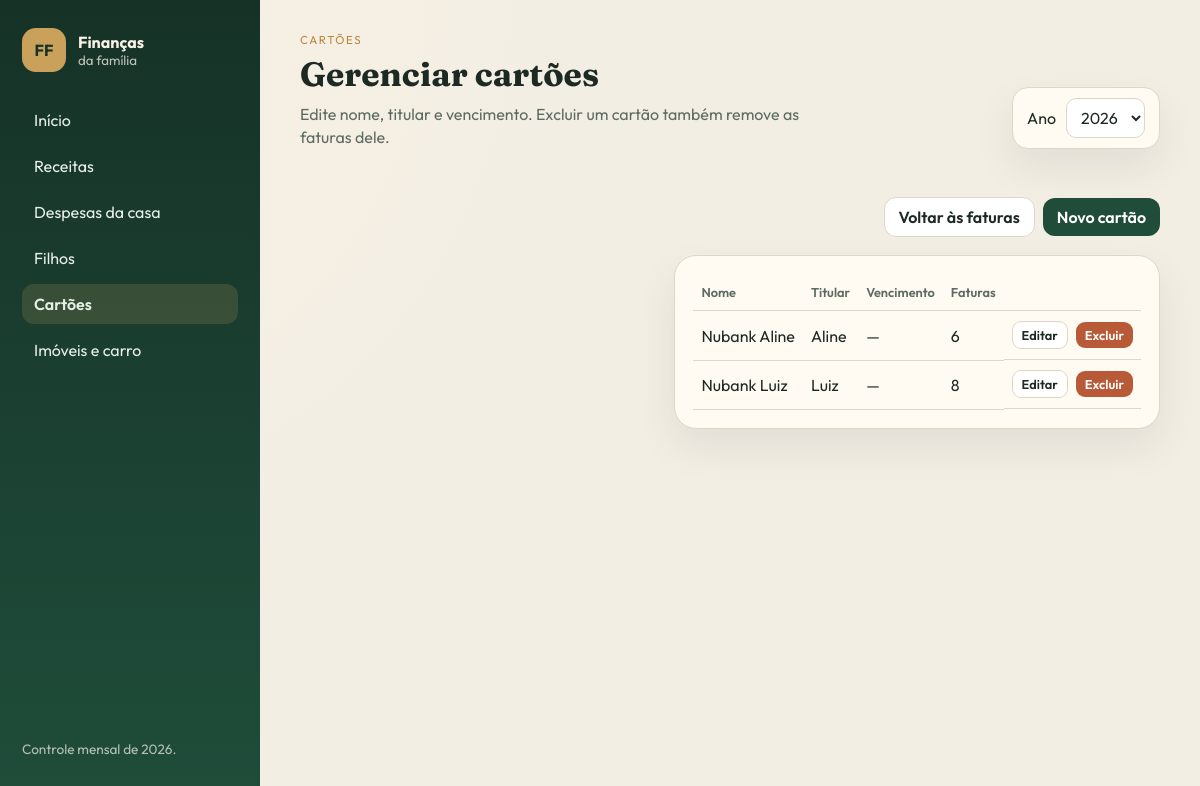
/cartoes/cadastros/, run on the app's committed database.
### cartoes/models.py (models this page shows, shortened)
class Cartao(models.Model):
    nome = models.CharField(max_length=80, unique=True)
    titular = models.CharField(max_length=80, blank=True)
    dia_vencimento = models.PositiveSmallIntegerField(
        null=True,
        blank=True,
        verbose_name='Dia de vencimento',
        help_text='Dia do mês em que a fatura vence (1 a 31).',
    )
    class Meta:
        ordering = ['nome']
        verbose_name = 'Cartão'
        verbose_name_plural = 'Cartões'

### cartoes/views.py (the view)
# urls.py: path('cadastros/', views.cadastros_cartoes, name='cadastros'),
def cadastros_cartoes(request):
    return render(request, 'cartoes/cadastros.html', {
        'cartoes': Cartao.objects.all(),
        'voltar': url_filtrada(request, 'cartoes:lista'),
    })

### inicio/context_processors.py (called while the page is built)
def _anos_disponiveis(ano_selecionado):
    try:
        anos = list(Ano.objects.filter(ativo=True).values_list('numero', flat=True))
    except (OperationalError, ProgrammingError):
        anos = []
    if not anos:
        anos = list(range(ANO_PADRAO - 1, ANO_PADRAO + 3))
    if ano_selecionado not in anos:
        anos = sorted(anos + [ano_selecionado])
    return anos

def financeiro(request):
    try:
        ano = int(request.GET.get('ano', ANO_PADRAO))
    except (TypeError, ValueError):
        ano = ANO_PADRAO
    try:
        cartoes = list(Cartao.objects.values('id', 'nome'))
    except (OperationalError, ProgrammingError):
        cartoes = []
    hoje = date.today()
    return {
        'ano_selecionado': ano,
        'meses_nav': MESES,
        'anos_disponiveis': _anos_disponiveis(ano),
        'status_choices': STATUS_CHOICES,
        'status_pagamento': STATUS_PAGAMENTO,
        'status_receita': STATUS_RECEITA_CHOICES,
        'cartoes_json': cartoes,
        'hoje': hoje,
        'mes_atual': hoje.month,
        'ano_atual': hoje.year,
    }

### inicio/filtros.py (called while the page is built)
def filtros_request(request, extras=None):
    dados = {}
    for chave in FILTRO_KEYS:
        valor = request.GET.get(chave)
        if valor not in (None, ''):
            dados[chave] = valor
    if extras:
        for chave, valor in extras.items():
            if valor not in (None, ''):
                dados[chave] = valor
            else:
                dados.pop(chave, None)
    return dados

def url_filtrada(request, url_name, extras=None):
    url = reverse(url_name)
    query = urlencode(filtros_request(request, extras))
    return f'{url}?{query}' if query else url

### templates/cartoes/cadastros.html (shortened to what this page needs)
{% extends "base.html" %}
{% block kicker %}Cartões{% endblock %}
{% block heading %}Gerenciar cartões{% endblock %}
{% block intro %}
    <p class="intro-pagina">Edite nome, titular e vencimento. Excluir um cartão também remove as faturas dele.</p>
{% endblock %}
{% block content %}
<div class="acoes-pagina">
    <a class="botao-secundario" href="{{ voltar }}">Voltar às faturas</a>
    <a class="botao" href="{% url 'cartoes:cartao_novo' %}">Novo cartão</a>
</div>
<div class="card">
    <div class="tabela-wrap">
        <table>
            <thead>
                <tr>
                    <th>Nome</th>
                    <th>Titular</th>
                    <th>Vencimento</th>
                    <th>Faturas</th>
                    <th></th>
                </tr>
            </thead>
            <tbody>
                {% for cartao in cartoes %}
                    <tr>
                        <td>{{ cartao.nome }}</td>
                        <td>{{ cartao.titular|default:'—' }}</td>
                        <td>{% if cartao.dia_vencimento %}Dia {{ cartao.dia_vencimento }}{% else %}—{% endif %}</td>
                        <td>{{ cartao.faturas.count }}</td>
                        <td class="acoes">
                            <a class="botao-secundario botao-pequeno" href="{% url 'cartoes:cartao_editar' cartao.pk %}">Editar</a>
                            <a class="botao-perigo botao-pequeno" href="{% url 'cartoes:cartao_excluir' cartao.pk %}">Excluir</a>
                        </td>
                    </tr>
                {% empty %}
                    <tr><td colspan="5">Nenhum cartão cadastrado.</td></tr>
                {% endfor %}
            </tbody>
        </table>
    </div>
</div>
{% endblock %}

### static/css/app.css (style rules this page uses)
:root { --bg: #f3eee4; --paper: #fffaf2; --ink: #1d2a24; --muted: #5d6b63; --line: #e0d6c6; --forest: #1f4d3a; --forest-2: #2f6a50; --sage: #d7eadc; --gold: #b8873a; --terracotta: #b85a38; --ok: #2f6a50; --warn: #b85a38; --card: #c9782b; --shadow: 0 18px 40px rgba(31, 44, 36, 0.08); }
* { box-sizing: border-box; }
html, body { margin: 0; padding: 0; }
body { font-family: Outfit, sans-serif; background: radial-gradient(circle at top left, #f8f1e3, var(--bg) 40%); color: var(--ink); }
a { color: inherit; }
.card { background: var(--paper); border: 1px solid var(--line); border-radius: 22px; padding: 18px; box-shadow: var(--shadow); }
.acoes-pagina, .chips, .acoes { display: flex; flex-wrap: wrap; gap: 8px; align-items: center; }
.acoes-pagina { justify-content: flex-end; margin-bottom: 18px; }
.botao, button, .botao-secundario, .botao-perigo { display: inline-flex; align-items: center; justify-content: center; text-decoration: none; border: 0; cursor: pointer; border-radius: 12px; padding: 9px 14px; font: inherit; font-weight: 600; }
.botao { background: var(--forest); color: #fff; }
.botao-secundario { background: white; border: 1px solid var(--line); color: var(--ink); }
.botao-perigo { background: var(--terracotta); color: white; }
.botao-pequeno { padding: 5px 9px; font-size: 0.8rem; border-radius: 9px; }
.tabela-wrap { overflow-x: auto; }
table { width: 100%; border-collapse: collapse; }
th, td { text-align: left; padding: 10px 8px; border-bottom: 1px solid var(--line); vertical-align: middle; }
th { font-size: 0.8rem; color: var(--muted); font-weight: 600; }
.intro-pagina { margin: 8px 0 0; color: var(--muted); max-width: 52ch; line-height: 1.45; }
table a { color: var(--forest); font-weight: 600; text-decoration: none; }

### data on the page
Cartao: nome "Nubank Aline", titular "Aline", faturas.count "6"
Cartao: nome "Nubank Luiz", titular "Luiz", faturas.count "8"

### other printed values
{{ ano_selecionado }} "2026"
form field ano "2026"
